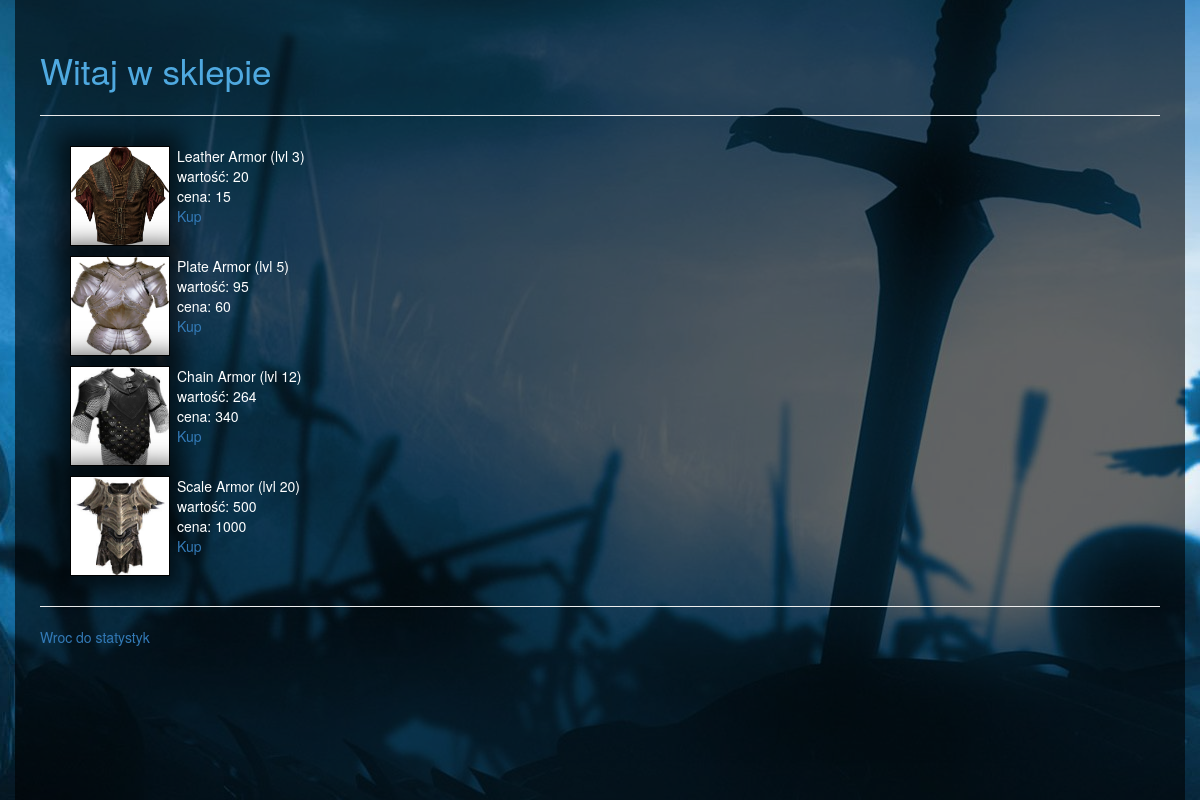
The app's page /player/2/shop/, older data.
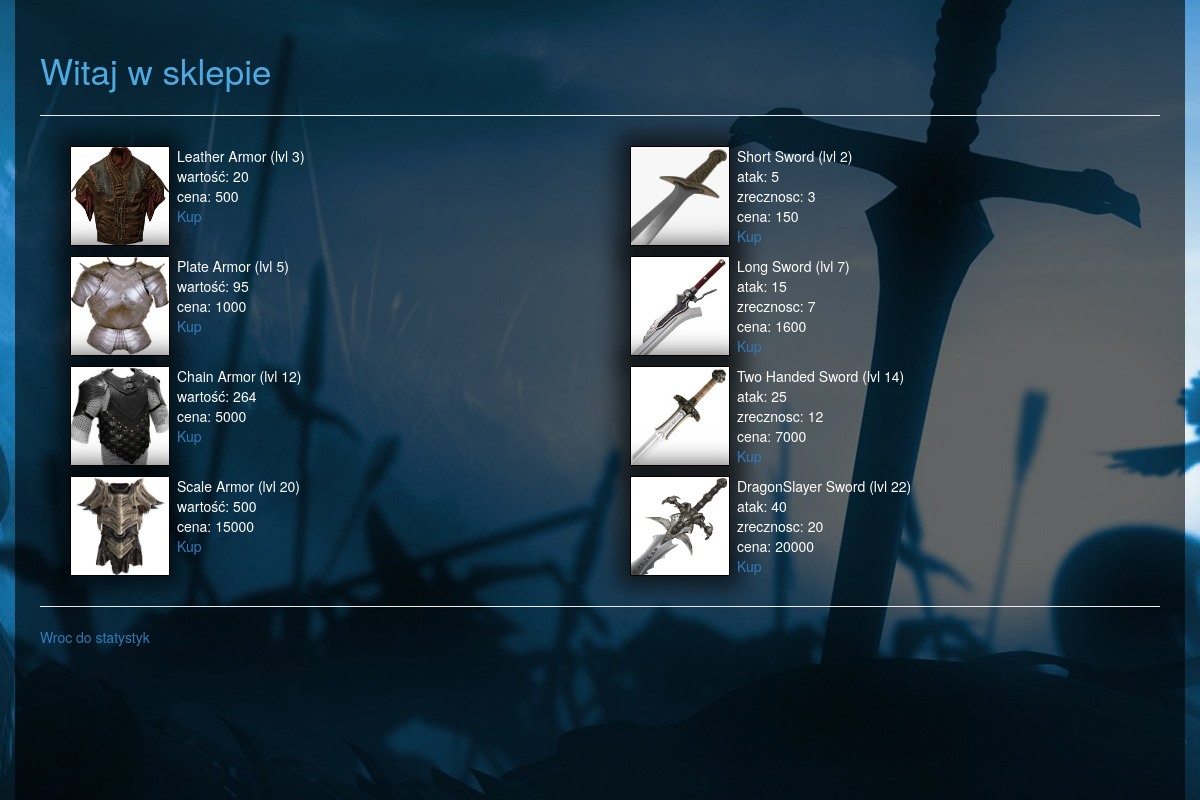
The same page, newer data.
### project/models.py (models this page shows)
class ArmorItem(models.Model):
    name = models.CharField(max_length=30)
    value = models.IntegerField()
    bonus_health = models.IntegerField()
    requiredlv = models.IntegerField()
    price = models.IntegerField()
    def __unicode__(self):
        return self.name

class Weapon(models.Model):
    name = models.CharField(max_length=30)
    bonus_attack = models.IntegerField()
    bonus_agility = models.IntegerField()
    requiredlv = models.IntegerField()
    price = models.IntegerField()
    def __unicode__(self):
        return self.name

### project/views/shop.py (the view)
# urls.py: url(r'^player/(?P<p>[0-9]+)/shop/$', shop),
def shop(request, p):
    gamer = Player.objects.get(pk=p)
    return render(request, 'shop/shop_items.html', {'armor': ArmorItem.objects.exclude(pk=1),
                                                    'weapon': Weapon.objects.all(), 'p': gamer})

### templates/shop/shop_items.html (shortened to what this page needs)
{% extends 'layout.html' %}
{% load staticfiles %}
{% block content %}
    <div class="add_player_title">
        Witaj w sklepie
    </div>
    <hr/>
        <div class="col-md-6">
            {% for item in armor %}
                <div class="shop">
                    <div class="column_left">
                        <div class="armor_img">
                            {%if item.value  == 20%}
                                <img src="{% static 'css/content/armor1.jpg' %}" height="100%", width="100%">
                            {%elif item.value  == 95%}
                                <img src="{% static 'css/content/armor2.jpg' %}" height="100%", width="100%">
                            {%elif item.value  == 264%}
                                <img src="{% static 'css/content/armor3.jpg' %}" height="100%", width="100%">
                            {%else%}
                                <img src="{% static 'css/content/armor4.jpg' %}" height="100%", width="100%">
                            {%endif%}
                        </div>
                    </div>
                    <div class="armor_info">
                        {{ item.name }} (lvl {{item.requiredlv}})<br />
                        wartość: {{ item.value }}<br />
                        cena: {{ item.price}}<br />
                        <a href="buy/{{item}}">Kup</a>
                    </div>
                </div>
            {% endfor %}
        </div>
        <div class="col-md-6">
            {% for item in weapon %}
                <div class="shop">
                    <div class="column_left">
                        <div class="armor_img">
                            {%if item.bonus_attack  == 5%}
                                <img src="{% static 'css/content/sword1.jpg' %}" height="100%", width="100%">
                            {%elif item.bonus_attack  == 15%}
                                <img src="{% static 'css/content/sword2.jpg' %}" height="100%", width="100%">
                            {%elif item.bonus_attack  == 25%}
                                <img src="{% static 'css/content/sword3.jpg' %}" height="100%", width="100%">
                            {%else%}
                                <img src="{% static 'css/content/sword4.jpg' %}" height="100%", width="100%">
                            {%endif%}
                        </div>
                    </div>
                    <div class="armor_info">
                        {{ item.name }} (lvl {{item.requiredlv}})<br />
                        atak: {{ item.bonus_attack }}<br />
                        zrecznosc: {{ item.bonus_agility }}<br />
                        cena: {{ item.price}}<br />
                        <a href="buy/{{item}}">Kup</a>
                    </div>
                </div>
            {% endfor %}
        </div>
    <hr/>
    <a href="/player/{{p.id}}/">
        Wroc do statystyk
    </a>
{% endblock %}

### templates/layout.html (shortened to what this page needs)
{% load staticfiles %}
<html>
  <head>
    <link href="{% static 'css/bootstrap.css' %}"
          rel="stylesheet" media="screen">
    <link href="{% static 'css/site.css' %}"
          rel="stylesheet" media="screen">
  </head>
  <body>
  <div class="bg">
	<div class="container">
		<div class="row">
			<div class="bg_player">
    {% block content %}
    {% endblock %}
              </div>
          </div>
      </div>
    </div>
  </body>
</html>

### templates/static/css/site.css (style rules this page uses)
.bg { width: 100%; height: 100%; background-image: url("content/bg.jpg"); background-repeat: no-repeat; background-attachment: fixed; background-position: center; }
.bg_player { color: #fff; background-color:rgba(0,0,0,0.6); padding: 25px; height: 100%; }
.add_player_title { margin: 20px 0px; font-size: 35px; color: #4FA9E0; }
.shop { margin: 10px; }
.armor_img { border: solid 1px #000; height: 100px; width: 100px; -webkit-box-shadow: 0px 0px 22px 12px rgba(0,0,0,0.63); -moz-box-shadow: 0px 0px 22px 12px rgba(0,0,0,0.63); box-shadow: 0px 0px 22px 12px rgba(0,0,0,0.63); margin-right: 7px; }
.armor_info { padding: 0px; }
.column_left { padding-left: 5px; float: left; }

Row changes from the older to the newer data that the page shows:
changed ArmorItem "Leather Armor": price "15" → "500"
changed ArmorItem "Plate Armor": price "60" → "1000"
changed ArmorItem "Chain Armor": price "340" → "5000"
changed ArmorItem "Scale Armor": price "1000" → "15000"
added Weapon: name "Short Sword", requiredlv "2", bonus_attack "5", bonus_agility "3", price "150"
added Weapon: name "Long Sword", requiredlv "7", bonus_attack "15", bonus_agility "7", price "1600"
added Weapon: name "Two Handed Sword", requiredlv "14", bonus_attack "25", bonus_agility "12", price "7000"
added Weapon: name "DragonSlayer Sword", requiredlv "22", bonus_attack "40", bonus_agility "20", price "20000"
